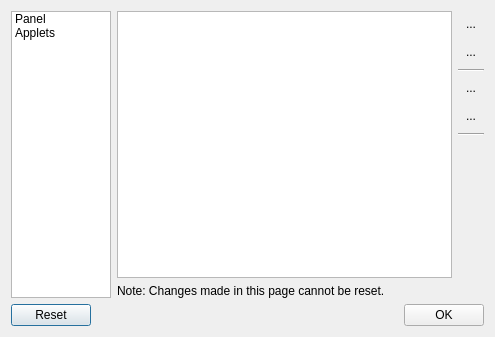
<?xml version="1.0" encoding="UTF-8"?>
<ui version="4.0">
 <class>PanelSettings</class>
 <widget class="QDialog" name="PanelSettings">
  <property name="geometry">
   <rect>
    <x>0</x>
    <y>0</y>
    <width>488</width>
    <height>337</height>
   </rect>
  </property>
  <property name="windowTitle">
   <string>Panel Settings</string>
  </property>
  <layout class="QVBoxLayout" name="verticalLayout_2">
   <item>
    <layout class="QHBoxLayout" name="horizontalLayout">
     <item>
      <widget class="QListWidget" name="listWidget">
       <property name="minimumSize">
        <size>
         <width>100</width>
         <height>0</height>
        </size>
       </property>
       <property name="maximumSize">
        <size>
         <width>100</width>
         <height>16777215</height>
        </size>
       </property>
       <property name="iconSize">
        <size>
         <width>96</width>
         <height>96</height>
        </size>
       </property>
       <item>
        <property name="text">
         <string>Panel</string>
        </property>
       </item>
       <item>
        <property name="text">
         <string>Applets</string>
        </property>
       </item>
      </widget>
     </item>
     <item>
      <widget class="QStackedWidget" name="stackedWidget">
       <property name="currentIndex">
        <number>1</number>
       </property>
       <widget class="QWidget" name="page">
        <layout class="QVBoxLayout" name="verticalLayout">
         <item>
          <widget class="QGroupBox" name="generalBox">
           <property name="title">
            <string>General Settings</string>
           </property>
           <layout class="QFormLayout" name="formLayout">
            <item row="1" column="0">
             <widget class="QLabel" name="iconThemeLabel">
              <property name="text">
               <string>Icon theme:</string>
              </property>
             </widget>
            </item>
            <item row="1" column="1">
             <widget class="QComboBox" name="theme"/>
            </item>
           </layout>
          </widget>
         </item>
         <item>
          <widget class="QGroupBox" name="panelBox">
           <property name="title">
            <string>Panel Settings</string>
           </property>
           <layout class="QFormLayout" name="formLayout_2">
            <property name="fieldGrowthPolicy">
             <enum>QFormLayout::AllNonFixedFieldsGrow</enum>
            </property>
            <item row="1" column="0">
             <widget class="QLabel" name="verticalPositionLabel">
              <property name="text">
               <string>&lt;html&gt;&lt;head/&gt;&lt;body&gt;&lt;p&gt;Vertical position:&lt;/p&gt;&lt;/body&gt;&lt;/html&gt;</string>
              </property>
             </widget>
            </item>
            <item row="1" column="1">
             <widget class="QComboBox" name="verticalPosition">
              <item>
               <property name="text">
                <string>Top</string>
               </property>
              </item>
              <item>
               <property name="text">
                <string>Bottom</string>
               </property>
              </item>
             </widget>
            </item>
            <item row="3" column="0">
             <widget class="QLabel" name="fontLabel">
              <property name="text">
               <string>Font:</string>
              </property>
             </widget>
            </item>
            <item row="3" column="1">
             <widget class="QFontComboBox" name="font">
              <property name="enabled">
               <bool>true</bool>
              </property>
             </widget>
            </item>
            <item row="2" column="0">
             <widget class="QLabel" name="label">
              <property name="text">
               <string>screen:</string>
              </property>
             </widget>
            </item>
            <item row="2" column="1">
             <widget class="QComboBox" name="screen"/>
            </item>
            <item row="4" column="1">
             <widget class="QSpinBox" name="fontSize"/>
            </item>
           </layout>
          </widget>
         </item>
         <item>
          <spacer name="verticalSpacer">
           <property name="orientation">
            <enum>Qt::Vertical</enum>
           </property>
           <property name="sizeHint" stdset="0">
            <size>
             <width>20</width>
             <height>57</height>
            </size>
           </property>
          </spacer>
         </item>
        </layout>
       </widget>
       <widget class="QWidget" name="page_2">
        <layout class="QGridLayout" name="gridLayout">
         <property name="leftMargin">
          <number>0</number>
         </property>
         <property name="topMargin">
          <number>0</number>
         </property>
         <property name="rightMargin">
          <number>0</number>
         </property>
         <property name="bottomMargin">
          <number>0</number>
         </property>
         <item row="0" column="0">
          <widget class="QListWidget" name="appletsList"/>
         </item>
         <item row="0" column="1">
          <layout class="QVBoxLayout" name="verticalLayout_3">
           <property name="spacing">
            <number>2</number>
           </property>
           <item>
            <widget class="QToolButton" name="appletUp">
             <property name="minimumSize">
              <size>
               <width>26</width>
               <height>26</height>
              </size>
             </property>
             <property name="maximumSize">
              <size>
               <width>26</width>
               <height>26</height>
              </size>
             </property>
             <property name="text">
              <string>...</string>
             </property>
             <property name="icon">
              <iconset theme="go-up">
               <normaloff/>
              </iconset>
             </property>
             <property name="autoRaise">
              <bool>true</bool>
             </property>
            </widget>
           </item>
           <item>
            <widget class="QToolButton" name="appletDown">
             <property name="minimumSize">
              <size>
               <width>26</width>
               <height>26</height>
              </size>
             </property>
             <property name="maximumSize">
              <size>
               <width>26</width>
               <height>26</height>
              </size>
             </property>
             <property name="text">
              <string>...</string>
             </property>
             <property name="icon">
              <iconset theme="go-down">
               <normaloff/>
              </iconset>
             </property>
             <property name="autoRaise">
              <bool>true</bool>
             </property>
            </widget>
           </item>
           <item>
            <widget class="Line" name="line">
             <property name="minimumSize">
              <size>
               <width>0</width>
               <height>6</height>
              </size>
             </property>
             <property name="orientation">
              <enum>Qt::Horizontal</enum>
             </property>
            </widget>
           </item>
           <item>
            <widget class="QToolButton" name="appletAdd">
             <property name="minimumSize">
              <size>
               <width>26</width>
               <height>26</height>
              </size>
             </property>
             <property name="maximumSize">
              <size>
               <width>26</width>
               <height>26</height>
              </size>
             </property>
             <property name="text">
              <string>...</string>
             </property>
             <property name="icon">
              <iconset theme="list-add">
               <normaloff/>
              </iconset>
             </property>
             <property name="autoRaise">
              <bool>true</bool>
             </property>
            </widget>
           </item>
           <item>
            <widget class="QToolButton" name="appletRemove">
             <property name="minimumSize">
              <size>
               <width>26</width>
               <height>26</height>
              </size>
             </property>
             <property name="maximumSize">
              <size>
               <width>26</width>
               <height>26</height>
              </size>
             </property>
             <property name="text">
              <string>...</string>
             </property>
             <property name="icon">
              <iconset theme="list-remove">
               <normaloff/>
              </iconset>
             </property>
             <property name="autoRaise">
              <bool>true</bool>
             </property>
            </widget>
           </item>
           <item>
            <widget class="Line" name="line_2">
             <property name="minimumSize">
              <size>
               <width>0</width>
               <height>6</height>
              </size>
             </property>
             <property name="orientation">
              <enum>Qt::Horizontal</enum>
             </property>
            </widget>
           </item>
           <item>
            <widget class="QToolButton" name="appletSettings">
             <property name="minimumSize">
              <size>
               <width>26</width>
               <height>26</height>
              </size>
             </property>
             <property name="maximumSize">
              <size>
               <width>26</width>
               <height>26</height>
              </size>
             </property>
             <property name="icon">
              <iconset theme="preferences-system">
               <normaloff/>
              </iconset>
             </property>
             <property name="iconSize">
              <size>
               <width>24</width>
               <height>24</height>
              </size>
             </property>
             <property name="autoRaise">
              <bool>true</bool>
             </property>
            </widget>
           </item>
           <item>
            <spacer name="verticalSpacer_2">
             <property name="orientation">
              <enum>Qt::Vertical</enum>
             </property>
             <property name="sizeHint" stdset="0">
              <size>
               <width>20</width>
               <height>40</height>
              </size>
             </property>
            </spacer>
           </item>
          </layout>
         </item>
         <item row="1" column="0">
          <widget class="QLabel" name="label_2">
           <property name="text">
            <string>Note: Changes made in this page cannot be reset.</string>
           </property>
          </widget>
         </item>
        </layout>
       </widget>
      </widget>
     </item>
    </layout>
   </item>
   <item>
    <layout class="QHBoxLayout" name="horizontalLayout_2">
     <item>
      <widget class="QPushButton" name="resetButton">
       <property name="text">
        <string>Reset</string>
       </property>
      </widget>
     </item>
     <item>
      <spacer name="horizontalSpacer">
       <property name="orientation">
        <enum>Qt::Horizontal</enum>
       </property>
       <property name="sizeHint" stdset="0">
        <size>
         <width>178</width>
         <height>20</height>
        </size>
       </property>
      </spacer>
     </item>
     <item>
      <widget class="QPushButton" name="okButton">
       <property name="text">
        <string>OK</string>
       </property>
      </widget>
     </item>
    </layout>
   </item>
  </layout>
 </widget>
 <resources/>
 <connections>
  <connection>
   <sender>listWidget</sender>
   <signal>currentRowChanged(int)</signal>
   <receiver>stackedWidget</receiver>
   <slot>setCurrentIndex(int)</slot>
   <hints>
    <hint type="sourcelabel">
     <x>44</x>
     <y>93</y>
    </hint>
    <hint type="destinationlabel">
     <x>123</x>
     <y>86</y>
    </hint>
   </hints>
  </connection>
  <connection>
   <sender>okButton</sender>
   <signal>clicked()</signal>
   <receiver>PanelSettings</receiver>
   <slot>accept()</slot>
   <hints>
    <hint type="sourcelabel">
     <x>351</x>
     <y>312</y>
    </hint>
    <hint type="destinationlabel">
     <x>401</x>
     <y>276</y>
    </hint>
   </hints>
  </connection>
 </connections>
</ui>
